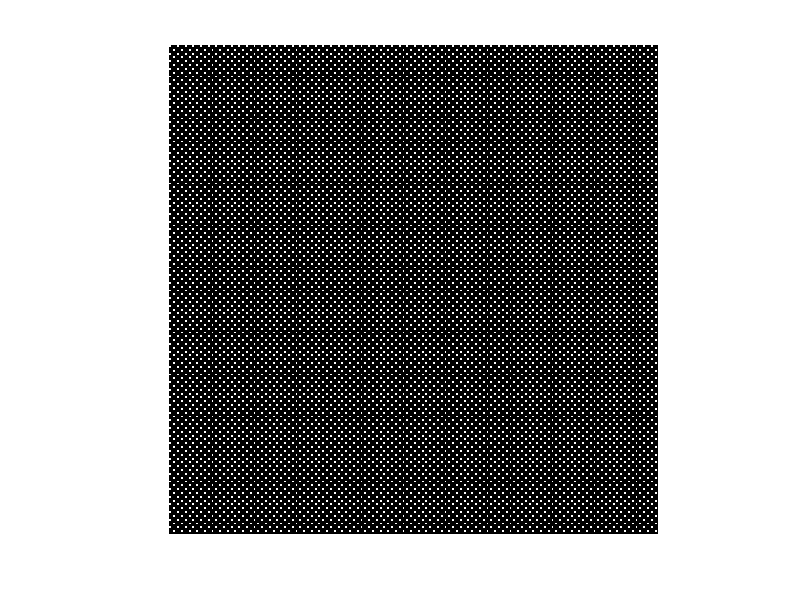
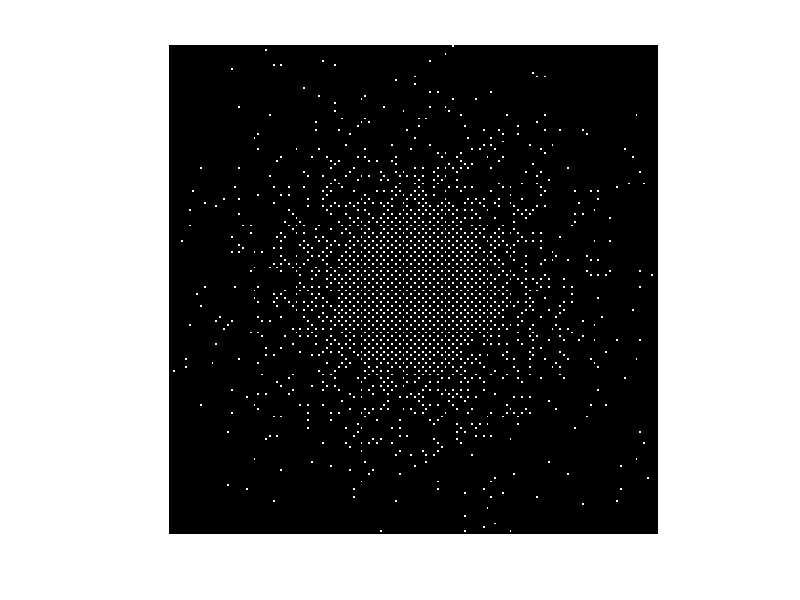
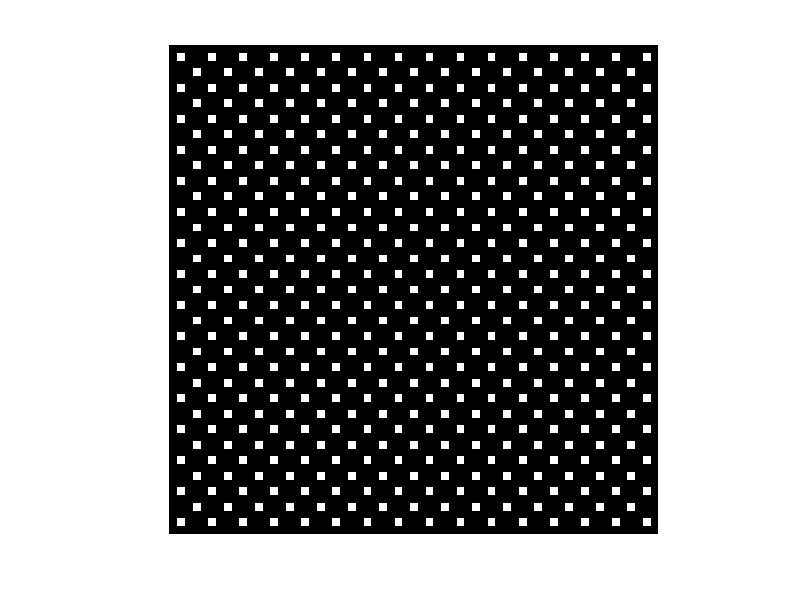
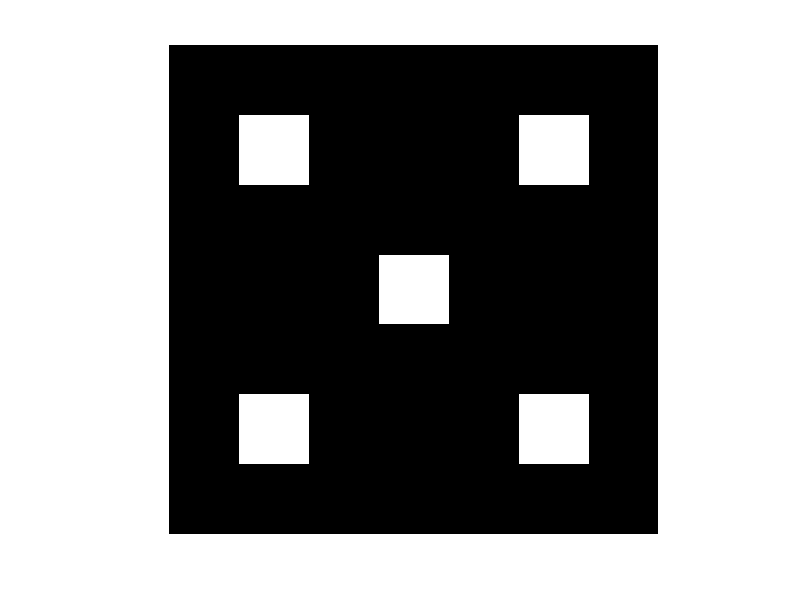

These charts were generated, in order, by the following MATLAB code:

odd = zeros(1,256);
odd(1:4:end) = 1;

% even = circshift(odd, 2);
% % even2 = circshift(even, 2);
% even2 = zeros(1,256);
% % even3 = circshift(even2, 2);
% even3 = zeros(1,256);
% even4 = circshift(even3, 2);
% % even5 = circshift(even4, 2);
% even5 = zeros(1,256);
% % even6 = circshift(even5, 2);
% even6 = zeros(1,256);
% even7 = circshift(even6, 2);
% 
% 


even = zeros(1,256);
even2 = circshift(odd, 2);
even3 = zeros(1,256);


odd_even = [odd;even;even2;even3];

caipi = repmat(odd_even,[64,1]);
imagesc(caipi); colormap gray; axis equal tight; axis off

%%%%%%%%%%%%%%%%%%%%%%%%%%%%%%%%
Pa = 10;
Pb = 1;

nx = 256;
ny = 256;

x = -nx/2:nx/2-1;
y = -ny/2:ny/2-1;
[X,Y] = ndgrid(x,y);

SP = exp(-Pa*((sqrt(X.^2/nx^2 + Y.^2/ny^2)).^Pb));

AF = 4;
SP_normalized = SP/(sum(SP(:))/(nx*ny/AF));

% generate for each pixel
mask = zeros(nx,ny);
for x = 1: nx
    for y = 1:ny
        if(rand < SP_normalized(x,y))
            mask(x,y) = 1;
        end
    end
end

figure; imagesc(mask);

%%%%%
caipi_masked = caipi.*mask;
        
imagesc(caipi_masked); colormap gray; axis equal tight; axis off

figure;imagesc(caipi(2:64,2:64)); colormap gray; axis equal tight; axis off
figure;imagesc(caipi(2:8,2:8)); colormap gray; axis equal tight; axis off